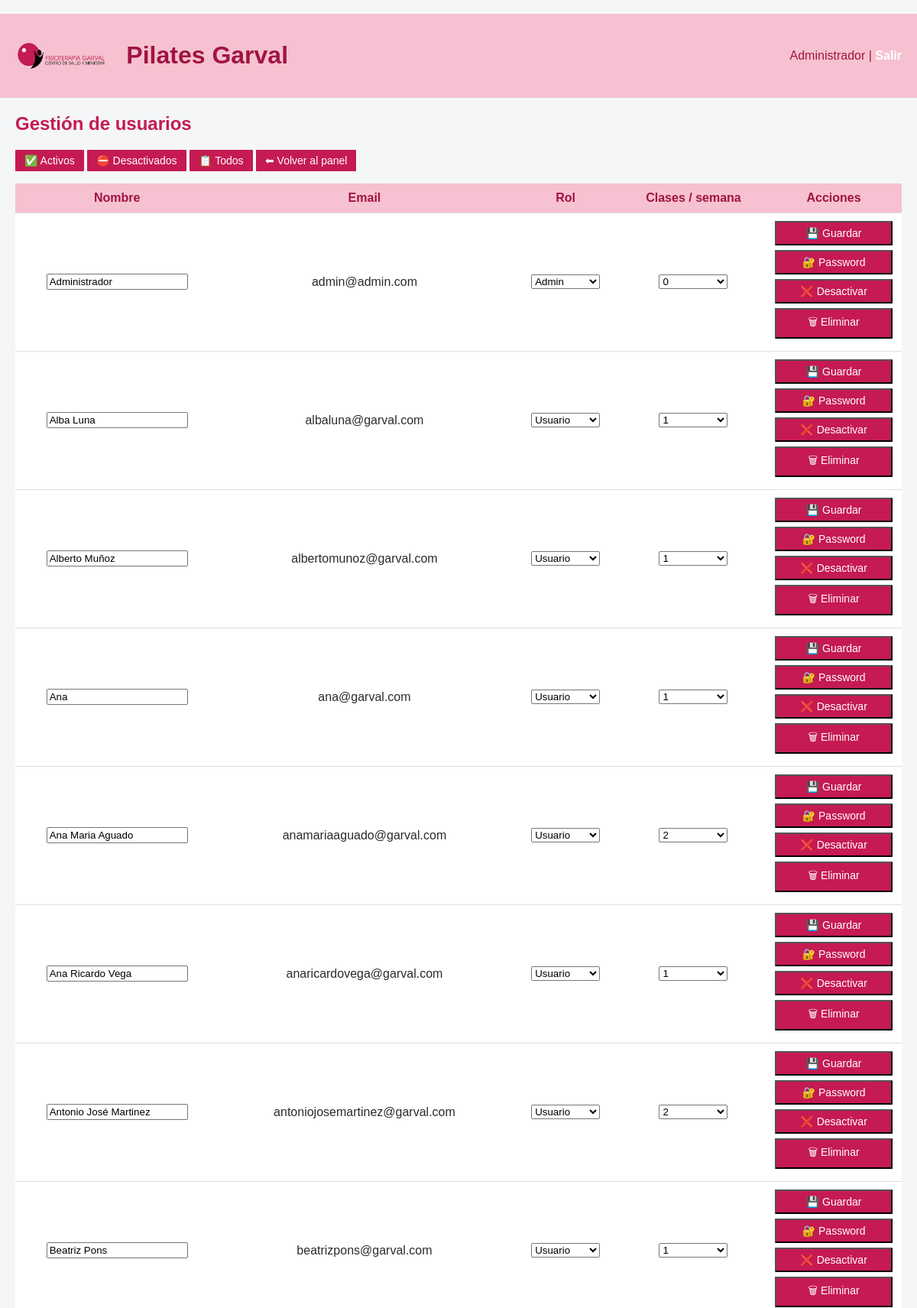
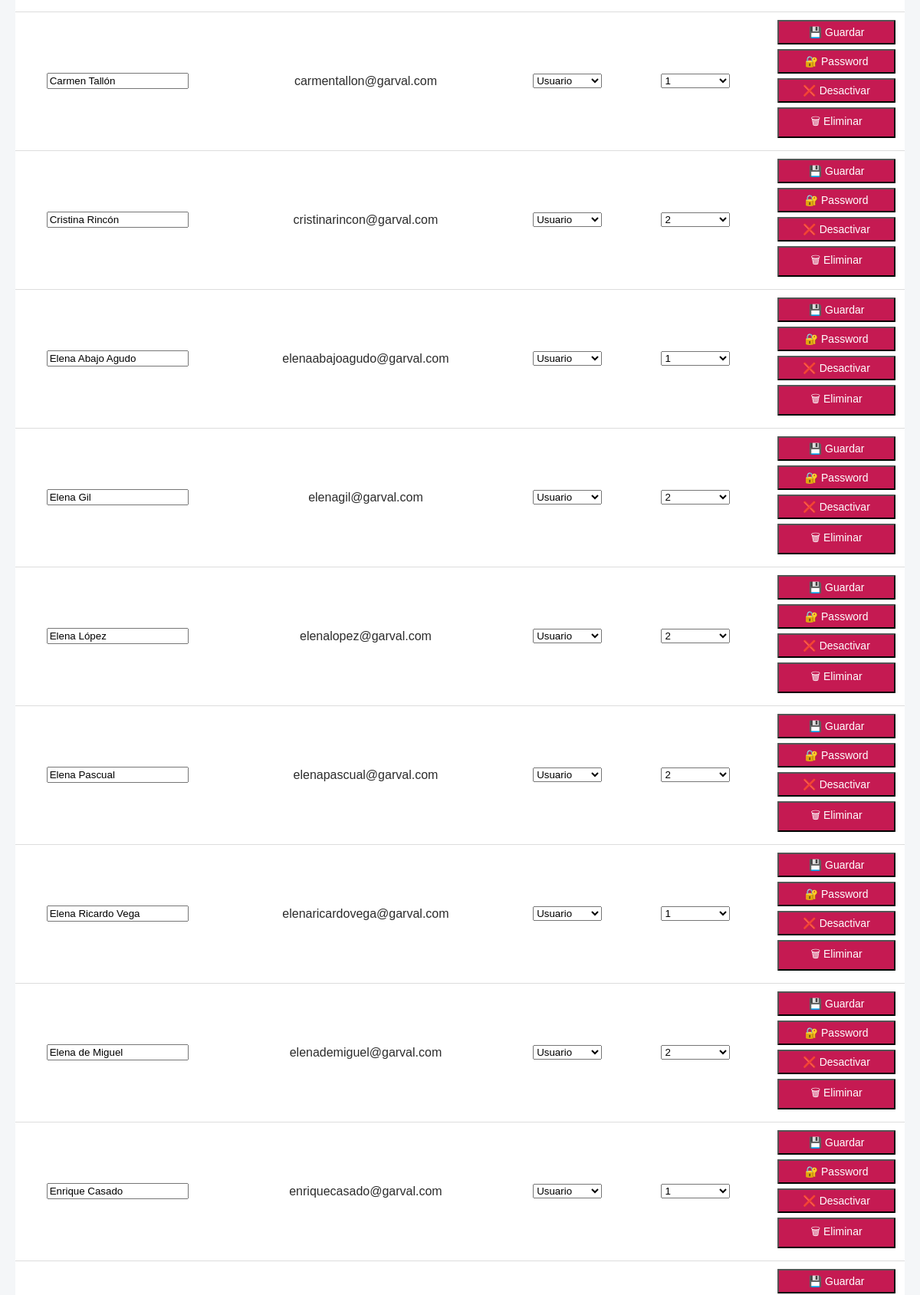
/admin/usuarios (signed in, upper part), run on the app's committed database (2 pictures, top to bottom).
### tables this page shows
CREATE TABLE "usuarios" (
	"id"	INTEGER,
	"nombre"	TEXT,
	"email"	TEXT,
	"rol"	TEXT,
	"clases_semana"	INTEGER,
	"password"	TEXT,
	"desactivo"	INTEGER,
	PRIMARY KEY("id" AUTOINCREMENT)
);

### app.py (the view)
@app.route("/admin/usuarios")
@login_required
@role_required("admin")
def admin_usuarios():
    if session.get("rol") != "admin":
        abort(403)
    estado = request.args.get("estado", "activos")  # activos | desactivados | todos
    conn = conectar()
    c = conn.cursor()
    sql = """
        SELECT id, nombre, email, rol, clases_semana, desactivo
        FROM usuarios
    """
    params = ()
    if estado == "activos":
        sql += " WHERE desactivo = 0"
    elif estado == "desactivados":
        sql += " WHERE desactivo = 1"
    else:
        estado = "todos"  # por si llega algo raro
    sql += " ORDER BY nombre"
    usuarios = c.execute(sql, params).fetchall()
    conn.close()
    return render_template(
        "admin_usuarios.html",
        usuarios=usuarios,
        estado=estado
    )

### auth.py (called while the page is built)
def login_required(f):
    @wraps(f)
    def wrapper(*args, **kwargs):
        if not session.get("user_id"):
            return redirect(url_for("login", next=request.path))
        return f(*args, **kwargs)
    return wrapper

def role_required(*roles):
    def deco(f):
        @wraps(f)
        def wrapper(*args, **kwargs):
            if not session.get("user_id"):
                return redirect(url_for("login", next=request.path))
            if session.get("rol") not in roles:
                abort(403)
            return f(*args, **kwargs)
        return wrapper
    return deco

### db.py (called while the page is built)
def conectar():
    return sqlite3.connect("clinica.db")

### templates/admin_usuarios.html (shortened to what this page needs)
﻿{% extends "base.html" %}
{% block content %}
<h2>Gestión de usuarios</h2>
<div style="margin: 10px 0 16px 0;">
    <a href="/admin/usuarios?estado=activos"
       class="boton {% if estado=='activos' %}boton-primario{% else %}boton-secundario{% endif %}">
        ✅ Activos
    </a>
    <a href="/admin/usuarios?estado=desactivados"
       class="boton {% if estado=='desactivados' %}boton-primario{% else %}boton-secundario{% endif %}">
        ⛔ Desactivados
    </a>
    <a href="/admin/usuarios?estado=todos"
       class="boton {% if estado=='todos' %}boton-primario{% else %}boton-secundario{% endif %}">
        📋 Todos
    </a>
    <a href="/admin" class="boton boton-secundario">⬅ Volver al panel</a>
</div>
<table>
    <tr>
        <th>Nombre</th>
        <th>Email</th>
        <th>Rol</th>
        <th>Clases / semana</th>
        <th>Acciones</th>
    </tr>
    {% for u in usuarios %}
    <tr>
        <form method="post" action="/admin/usuarios/editar/{{ u[0] }}">
        <td>
            <input type="text" name="nombre" value="{{ u[1] }}" required>
        </td>
        <td>{{ u[2] }}</td>
        <td>
            <select name="rol">
                <option value="usuario" {% if u[3]=="usuario" %}selected{% endif %}>
                    Usuario
                </option>
                <option value="admin" {% if u[3]=="admin" %}selected{% endif %}>
                    Admin
                </option>
        </td>
        <td>
            <select name="clases_semana">
                <option value="0" {% if u[4]==0 %}selected{% endif %}>0</option>
                <option value="1" {% if u[4]==1 %}selected{% endif %}>1</option>
                <option value="2" {% if u[4]==2 %}selected{% endif %}>2</option>
            </select>
        </td>
        <td class="acciones">
            <button type="submit">💾 Guardar</button>
            </form>
            <form method="post"
                  action="/admin/usuarios/{{ u[0] }}/password"
                  style="display:inline;">
                <button type="submit">🔐 Password</button>
            </form>
            {% if u[5] == 1 %}
            <form method="post"
                  action="/admin/usuarios/activar/{{ u[0] }}"
                  style="display:inline;"
                  onsubmit="return confirm('¿Deseas ACTIVAR este usuario?');">
                <button class="boton-verde">✅ Activar</button>
            </form>
            {% else %}
            <form method="post"
                  action="/admin/usuarios/desactivar/{{ u[0] }}"
                  style="display:inline;"
                  onsubmit="return confirm('¿Deseas DESACTIVAR este usuario?');">
                <button class="boton-rojo">❌ Desactivar</button>
            </form>
            {% endif %}
            <form method="post"
                  action="/admin/usuarios/eliminar/{{ u[0] }}"
                  style="display:inline;"
                  onsubmit="return confirm('¿Eliminar este usuario definitivamente?');">
                <button class="boton-rojo">🗑 Eliminar</button>
            </form>
    </tr>
    {% endfor %}
</table>
<br>
{% endblock %}

### templates/base.html (shortened to what this page needs)
﻿<!DOCTYPE html>
<html lang="es">
<head>
    <link rel="stylesheet" href="/static/estilo.css">
</head>
<body>
    <header>
        <div class="header-left">
            <img src="{{ url_for('static', filename='img/logo.png') }}" alt="Logo" class="logo">
            <h1>Pilates Garval</h1>
        </div>
        {% if session.nombre %}
        <div class="usuario">
            {{ session.nombre }} |
            <a href="/">Salir</a>
        </div>
        {% endif %}
    </header>
    <main>
        {% block content %}{% endblock %}
    </main>
</body>
</html>

### static/estilo.css (style rules this page uses)
:root { --primary: #c51a52; --primary-dark: #a01442; --primary-light: #f6c1d0; --bg: #f4f6f8; --text: #2c2c2c; }
body { font-family: Arial, sans-serif; margin: 0; background: var(--bg); color: var(--text); }
header { background: var(--primary-light); color: var(--primary-dark); padding: 15px 20px; display: flex; justify-content: space-between; align-items: center; }
header a { color: white; text-decoration: none; font-weight: bold; }
.header-left { display: flex; align-items: center; gap: 12px; }
.logo { height: 40px; width: auto; }
main { padding: 20px; }
h2, h3 { color: var(--primary); margin-top: 0; }
table { width: 100%; border-collapse: collapse; background: white; margin-bottom: 25px; }
th, td { padding: 10px 12px; border-bottom: 1px solid #ddd; vertical-align: middle; text-align: center; }
th { background: var(--primary-light); color: var(--primary-dark); font-weight: bold; }
td.acciones { text-align: center; white-space: nowrap; }
a.boton, button { background: var(--primary); color: white; padding: 6px 12px; border-radius: 1px; text-decoration: none; font-size: 14px; display: inline-block; }
.boton-secundario { background: #ddd; color: #333; padding: 10px 14px; border-radius: 4px; text-decoration: none; text-align: center; }
td:last-child { text-transform: capitalize; }
table input[type="number"], table select { width: 90px; }
.acciones button { display: block; width: 100%; margin-bottom: 6px; }

### data on the page
usuarios: nombre "Administrador", email "admin@admin.com", rol "Admin", clases_semana "0"
usuarios: nombre "Alba Luna", email "albaluna@garval.com", rol "Usuario", clases_semana "1"
usuarios: nombre "Alberto Muñoz", email "albertomunoz@garval.com", rol "Usuario", clases_semana "1"
usuarios: nombre "Ana", email "ana@garval.com", rol "Usuario", clases_semana "1"
usuarios: nombre "Ana Maria Aguado", email "anamariaaguado@garval.com", rol "Usuario", clases_semana "2"
usuarios: nombre "Ana Ricardo Vega", email "anaricardovega@garval.com", rol "Usuario", clases_semana "1"
usuarios: nombre "Antonio José Martinez", email "antoniojosemartinez@garval.com", rol "Usuario", clases_semana "2"
usuarios: nombre "Beatriz Pons", email "beatrizpons@garval.com", rol "Usuario", clases_semana "1"
usuarios: nombre "Carmen Tallón", email "carmentallon@garval.com", rol "Usuario", clases_semana "1"
usuarios: nombre "Cristina Rincón", email "cristinarincon@garval.com", rol "Usuario", clases_semana "2"
usuarios: nombre "Elena Abajo Agudo", email "elenaabajoagudo@garval.com", rol "Usuario", clases_semana "1"
usuarios: nombre "Elena Gil", email "elenagil@garval.com", rol "Usuario", clases_semana "2"
usuarios: nombre "Elena López", email "elenalopez@garval.com", rol "Usuario", clases_semana "2"
usuarios: nombre "Elena Pascual", email "elenapascual@garval.com", rol "Usuario", clases_semana "2"
usuarios: nombre "Elena Ricardo Vega", email "elenaricardovega@garval.com", rol "Usuario", clases_semana "1"
usuarios: nombre "Elena de Miguel", email "elenademiguel@garval.com", rol "Usuario", clases_semana "2"
usuarios: nombre "Enrique Casado", email "enriquecasado@garval.com", rol "Usuario", clases_semana "1"
